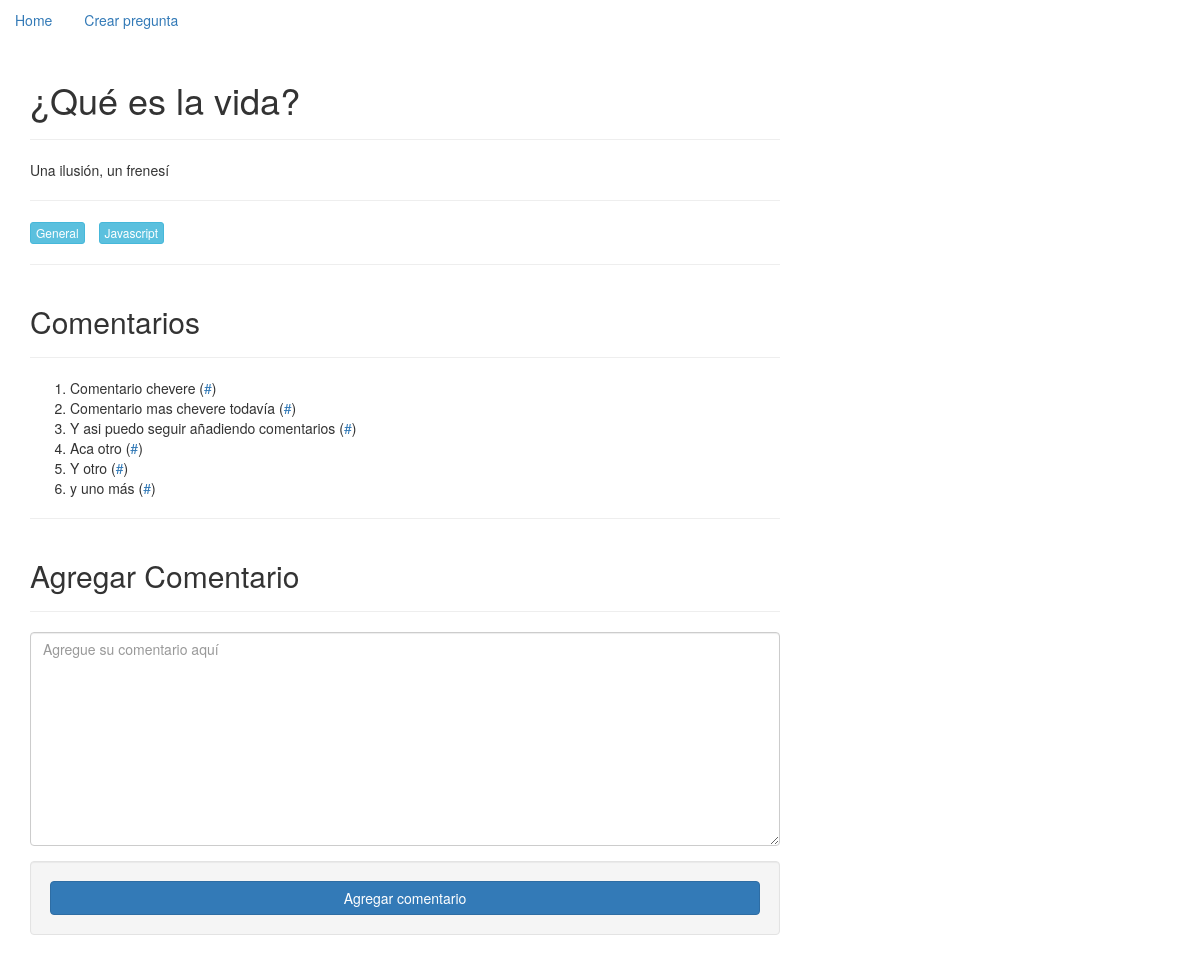
/preguntas/pregunta/1, run on the app's committed database.
### preguntas/models.py (models this page shows, shortened)
class Pregunta(models.Model):
    titulo = models.CharField(max_length=255)
    descripcion = models.TextField()
    fecha = models.DateTimeField()
    categoria = models.ManyToManyField(Categoria)

class Categoria(models.Model):
    nombre = models.CharField(max_length=255)

class Comentario(models.Model):
  contenido = models.TextField()
  pertenece_a = models.ForeignKey(Pregunta, default = None)

### preguntas/views.py (the view, shortened to what this page needs)
# urls.py: url(r'^pregunta/(?P<pregunta_id>.*)$',  views.pregunta, name='pregunta'),
def pregunta(request, pregunta_id):
    form = ComentarioForm()
    try:
        pregunta = Pregunta.objects.get(pk = pregunta_id)
    except Pregunta.DoesNotExist:
        raise Http404
    context = {'pregunta': pregunta, 'form': form}
    return render(request, 'pregunta.html', context)

### preguntas/forms.py
class ComentarioForm(ModelForm):
  class Meta:
    model = Comentario
    fields = ['contenido']
    widgets = {
      'contenido': Textarea(attrs = {
        'class': 'form-control',
        'placeholder': 'Agregue su comentario aquí',
        'required': 'required'
      }),
    }

### preguntas/templates/pregunta.html (shortened to what this page needs)
{% extends 'base.html' %}
{% block content %}
<div class="page-header">
  <h1>{{ pregunta.titulo}}</h1>
</div>
<p>{{ pregunta.descripcion }}</p>
<hr>
<div class="categorias">
  <ul class="list-inline">
    {% for categoria in pregunta.categoria.all %}
      <li><a href="{% url 'categoria' categoria.pk %}" class="btn btn-xs btn-info">{{ categoria.nombre }}</a></li>
    {% endfor %}
  </ul>
</div>
<hr>
<div class="page-header">
  <h2>Comentarios</h2>
</div>
  <ol>
    {% for comentario in pregunta.comentario_set.all %}
    <li name="{{ comentario.pk }}">
      {{ comentario.contenido }} (<a href="#{{ comentario.pk }}">#</a>)
    </li>
    {% empty %}
    <li>No existe ningún comentario. <a href="#comentario-form">Agregar Comentario</a></li>
    {% endfor %}
  </ol>
<hr>
<div class="page-header">
  <h2>Agregar Comentario</h2>
</div>
<div id="comentario-form">
  <form action="{% url 'pregunta' pregunta.pk %}" method="post">
    <div class="form-group">
      {{ form.contenido }}
    </div>
    <div class="well">
      <button class="btn btn-block btn-primary" type="submit">Agregar comentario</button>
    </div>
  </form>
</div>
{% endblock %}

### data on the page
Pregunta: titulo "¿Qué es la vida?", descripcion "Una ilusión, un frenesí"
Categoria: nombre "General"
Categoria: nombre "Javascript"
Comentario: contenido "Comentario chevere"
Comentario: contenido "Comentario mas chevere todavía"
Comentario: contenido "Y asi puedo seguir añadiendo comentarios"
Comentario: contenido "Aca otro"
Comentario: contenido "Y otro"
Comentario: contenido "y uno más"
